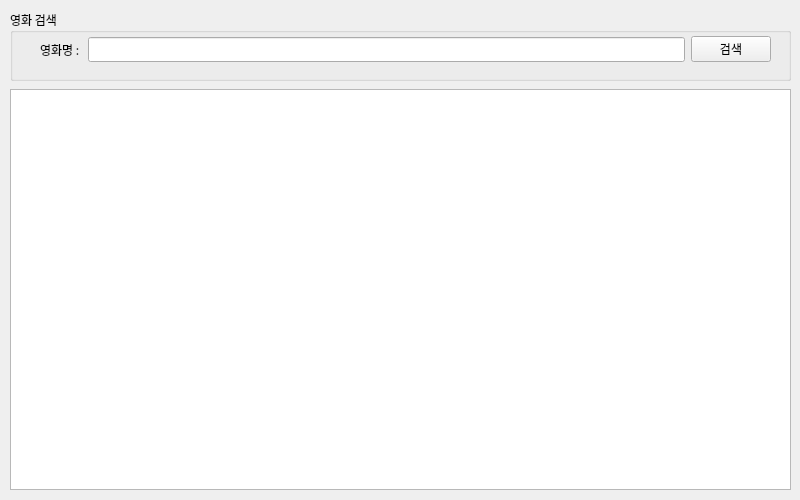
<?xml version="1.0" encoding="UTF-8"?>
<ui version="4.0">
 <class>FrmMain</class>
 <widget class="QWidget" name="FrmMain">
  <property name="windowModality">
   <enum>Qt::NonModal</enum>
  </property>
  <property name="enabled">
   <bool>true</bool>
  </property>
  <property name="geometry">
   <rect>
    <x>0</x>
    <y>0</y>
    <width>800</width>
    <height>500</height>
   </rect>
  </property>
  <property name="sizePolicy">
   <sizepolicy hsizetype="Fixed" vsizetype="Fixed">
    <horstretch>0</horstretch>
    <verstretch>0</verstretch>
   </sizepolicy>
  </property>
  <property name="minimumSize">
   <size>
    <width>800</width>
    <height>500</height>
   </size>
  </property>
  <property name="maximumSize">
   <size>
    <width>800</width>
    <height>500</height>
   </size>
  </property>
  <property name="font">
   <font>
    <family>나눔고딕</family>
   </font>
  </property>
  <property name="windowTitle">
   <string>네이버API 영화검색앱</string>
  </property>
  <widget class="QWidget" name="verticalLayoutWidget">
   <property name="geometry">
    <rect>
     <x>10</x>
     <y>10</y>
     <width>781</width>
     <height>71</height>
    </rect>
   </property>
   <layout class="QVBoxLayout" name="searchLayout">
    <item>
     <widget class="QGroupBox" name="groupBox">
      <property name="title">
       <string>영화 검색</string>
      </property>
      <widget class="QWidget" name="layoutWidget">
       <property name="geometry">
        <rect>
         <x>30</x>
         <y>24</y>
         <width>731</width>
         <height>31</height>
        </rect>
       </property>
       <layout class="QHBoxLayout" name="horizontalLayout">
        <item>
         <widget class="QLabel" name="label">
          <property name="text">
           <string>영화명 : </string>
          </property>
         </widget>
        </item>
        <item>
         <widget class="QLineEdit" name="txtSearch">
          <property name="inputMethodHints">
           <set>Qt::ImhNone</set>
          </property>
         </widget>
        </item>
        <item>
         <widget class="QPushButton" name="btnSearch">
          <property name="text">
           <string>검색</string>
          </property>
         </widget>
        </item>
       </layout>
      </widget>
     </widget>
    </item>
   </layout>
  </widget>
  <widget class="QWidget" name="verticalLayoutWidget_2">
   <property name="geometry">
    <rect>
     <x>10</x>
     <y>89</y>
     <width>781</width>
     <height>401</height>
    </rect>
   </property>
   <layout class="QVBoxLayout" name="resultLayout">
    <item>
     <widget class="QTableWidget" name="tblResult">
      <property name="font">
       <font>
        <family>나눔고딕</family>
       </font>
      </property>
     </widget>
    </item>
   </layout>
  </widget>
 </widget>
 <resources/>
 <connections/>
</ui>
